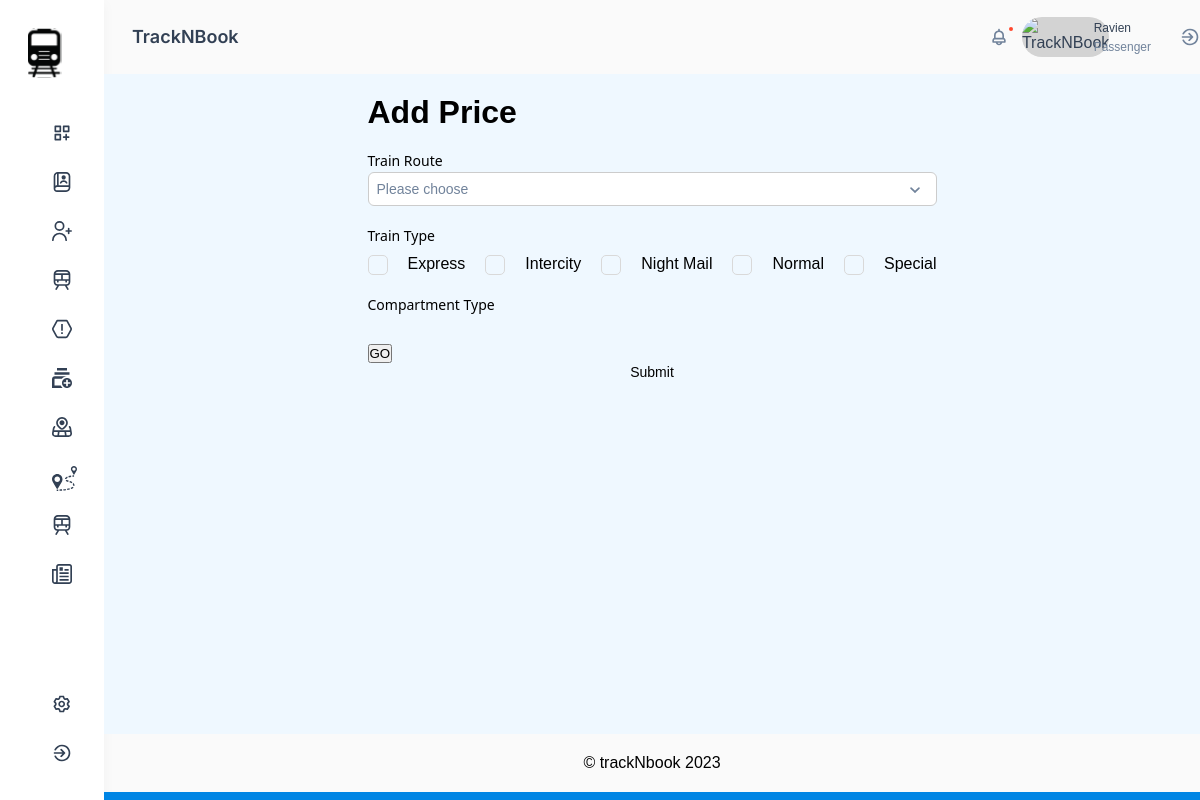
The page /public/fare/add (signed in) on the database its author committed.
### tables this page shows
CREATE TABLE `tbl_train_type` (
  `train_type_id` int(11) NOT NULL,
  `train_type` varchar(20) NOT NULL
);

### private/controllers/Fare.php (called while the page is built, shortened)
<?php
class Fare extends Controller
{
    function index($id = '')
    {
        $route = new Routes();
        $data['routes'] = $route->getRoute();
        $train_type = new TrainTypes();
        $data['train_types'] = $train_type->findAll();
        $compartment_type = new CompartmentTypes();
        $data['compartment_types'] = $compartment_type->findAll();
        $this->view('add.fare', $data);
    }
}

### private/core/app.php (called while the page is built, shortened)
<?php
class App
{
    protected $method = 'index';
    public function __construct()
    {
        $URL = $this->getURL();
        if (file_exists("../private/controllers/" . $URL[0] . ".php" )) {
            unset( $URL[0]);
        }
        $this->controller = new $this->controller();
        $URL = array_values($URL);
        $this->params = $URL;
        call_user_func_array(array($this->controller,$this->method), $this->params);
    }
    private function getURL()
    {
        $url = isset($_GET['url']) ? $_GET['url'] : "home";
        return explode("/",  filter_var(trim($url, "/"), FILTER_SANITIZE_URL));
    }
}
?>

### public/index.php (called while the page is built, shortened)
<?php
$app = new App;
?>

### private/core/database.php (called while the page is built, shortened)
<?php
class Database
{
    protected function connect()
    {
        $string = DBDRIVER . ":host=" . DBHOST . ";dbname=" . DBNAME;
        if (!$con = new PDO($string, DBUSER, DBPASS)) {
            die("database connection faild");
        }
        return $con;
    }
    public function query($query, $data = array(), $data_type = "object")
    {
        try {
            $con = $this->connect();
            $stm = $con->prepare($query);
            if ($stm) {
                $check = $stm->execute($data);
                if ($check) {
                    if ($data_type == "object") {
                        $data = $stm->fetchAll(PDO::FETCH_OBJ);
                    } elseif ($data_type == "array") {
                        $data = $stm->fetchAll(PDO::FETCH_ASSOC);
                    }
                    if (is_array($data) && count($data) > 0) {
                        return $data;
                    }
                }
            }
        } catch (PDOException $e) {
            die($e);
        }
        return false;
    }
}

### private/core/model.php (called while the page is built, shortened)
<?php
class Model extends Database
{
    public function findAll()
    {
        $query = "select * from $this->table ";
        $data = $this->query($query);
        return $data;
    }
}

### private/views/add.fare.view.php (the view, shortened to what this page needs)
<body>
    <div class="column-left">
        <main style="background-color:#EFF8FF;">
            <div class="container">
                <div class="row">
                    <div class="col-8 center-col table profile">
                        <h1>Add Price</h1>
                        <div class="text-inputs">
                            <div class="input-text-label mt-20">Train Route</div>
                            <div class="width-fill" id="">
                            </div>
                        </div>
                        <div class="">
                            <div class="input-text-label mt-20">Train Type</div>
                            <div class="d-flex .flex-row g-20 mt-10" id="trainType">
                                <?php foreach ($data['train_types'] as $key => $value) : ?>
                                    <input type="checkbox" class="checkbox" name="train_type[]" value="<?= $value->train_type_id ?>" id="">
                                    <label for=""><?= $value->train_type ?></label>
                                <?php endforeach; ?>
                            </div>
                        </div>
                        <div class="">
                            <div class="input-text-label mt-20">Compartment Type</div>
                        </div>
                        <div class="mt-20">
                            <button class="btn btn-primary" id="getData">GO</button>
                        </div>
                        <form action="" method="post">
                            <input type="submit" value="Submit" class="btn btn-primary">
                        </form>
                    </div>
                </div>
            </div>
        </main>
    </div>
</body>
</html>

### public/assets/css/styles.css (style rules this page uses)
* { margin: 0; padding: 0; font-family: Helvetica; }
:root { --Primary-Blue: #2d68fe; --Primary-Gray: #324054; --Secondary-Gray: #71839b; --Selected-Blue: #cae1ff; --Banner-red: #f00; --Selected-red: #ffd1cf; --White: #fff; --Lightgray: #d3d3d3; --Border-blue: #0085e4; --Background-colour-nav: #fafafae6; --green: #12b76a; --light-green: #bffad7; --dark-green: #027a48; --blue: #0f8eea; --lightgray-font: #646464; --light-red: #ff9f9f; --Background-lightGray : #F3F9FB; --Sidebar-Blue: #91C8E4; }
body { display: flex; min-height: 100vh; }
div.container { padding: 20px; }
.row { display: grid; grid-column: span 12; grid-template-columns: repeat(12, 1fr); }
.col-8 { grid-column: span 8; }
.center-col { justify-self: center; grid-column: 1 / -1; }
div.column-left { display: flex; width: -webkit-fill-available; min-height: 100vh; flex-direction: column; justify-content: space-between; }
.table { margin-left: auto; margin-right: auto; }
.text-inputs, .text-inputs * { box-sizing: border-box; }
input { border: none; font-size: 14px; width: -webkit-fill-available; }
.text-inputs { display: flex; flex-direction: column; gap: 2px; align-items: flex-start; width: -webkit-fill-available; position: relative; }
.input-text-label { color: #000000; text-align: left; font: 300 14px "Noto Sans", sans-serif; position: relative; align-self: stretch; }
.checkbox { --primary-color: #1677ff; --secondary-color: #fff; --primary-hover-color: #4096ff; --checkbox-border-color: #d9d9d9; }
.checkbox, .checkbox *, .checkbox *::before, .checkbox *::after { -webkit-box-sizing: border-box; box-sizing: border-box; }
.checkbox { -webkit-appearance: none; -moz-appearance: none; appearance: none; width: 20px; height: 20px; border-radius: 5px; background: var(--white); border: 1px solid var(--checkbox-border-color); -webkit-transition: all 0.3s; -o-transition: all 0.3s; transition: all 0.3s; cursor: pointer; position: relative; }
.checkbox::after { content: ""; position: absolute; top: 0; left: 0; right: 0; bottom: 0; -webkit-box-shadow: 0 0 0 calc(20px / 2.5) var(--Primary-Blue); box-shadow: 0 0 0 calc(20px / 2.5) var(--Primary-Blue); border-radius: inherit; opacity: 0; -webkit-transition: all 0.5s cubic-bezier(0.12, 0.4, 0.29, 1.46); -o-transition: all 0.5s cubic-bezier(0.12, 0.4, 0.29, 1.46); transition: all 0.5s cubic-bezier(0.12, 0.4, 0.29, 1.46); }
.checkbox::before { top: 40%; left: 50%; content: ""; position: absolute; width: 4px; height: 7px; border-right: 2px solid var(--White); border-bottom: 2px solid var(--White); -webkit-transform: translate(-50%, -50%) rotate(45deg) scale(0); -ms-transform: translate(-50%, -50%) rotate(45deg) scale(0); transform: translate(-50%, -50%) rotate(45deg) scale(0); opacity: 0; -webkit-transition: all 0.1s cubic-bezier(0.71, -0.46, 0.88, 0.6), opacity 0.1s; -o-transition: all 0.1s cubic-bezier(0.71, -0.46, 0.88, 0.6), opacity 0.1s; transition: all 0.1s cubic-bezier(0.71, -0.46, 0.88, 0.6), opacity 0.1s; }
.d-flex { display: flex; }
main { flex-grow: 1; }

### public/assets/css/ravien.css (style rules this page uses)
.mt-10 { margin-top: 10px; }
.mt-20 { margin-top: 20px; }
.g-20 { gap: 20px; }
.width-fill { width: 100%; }
input[type=submit] { background: transparent; }

### public/assets/css/iflal.css (style rules this page uses)
*, *:before, *:after { box-sizing: border-box; }
:root { --textgray: rgba(128, 129, 145, 1); --textdark: rgba(27, 29, 33, 1); --bgwhite-100: rgba(255, 255, 255, 1); --secondary-medium-font-family: "Inter-Medium", Helvetica; --secondary-medium-font-weight: 500; --secondary-medium-font-size: 12px; --secondary-medium-letter-spacing: 0px; --secondary-medium-line-height: 20px; --secondary-medium-font-style: normal; --headline-h4-font-family: "Poppins-Medium", Helvetica; --headline-h4-font-weight: 500; --headline-h4-font-size: 32px; --headline-h4-letter-spacing: -0.5px; --headline-h4-line-height: normal; --headline-h4-font-style: normal; --collection-1-primary-blue: rgba(33, 133, 213, 1); --collection-1-background-fade: rgba(71, 178, 255, 0.15); --collection-1-seat: rgba(33, 133, 213, 0); --w-background: rgba(255, 255, 255, 1); }

### public/assets/css/achchu.css (style rules this page uses)
:root { --collection-1-primary-blue: rgba(33, 133, 213, 1); --collection-1-background-fade: rgba(71, 178, 255, 0.15); --collection-1-seat: rgba(33, 133, 213, 0); }
body { font-family: Arial, sans-serif; }

### rows shown on the page
tbl_train_type: train_type "Express"
tbl_train_type: train_type "Intercity"
tbl_train_type: train_type "Night Mail"
tbl_train_type: train_type "Normal"
tbl_train_type: train_type "Special"

### other values the page prints
Auth::user() "Ravien"
Auth::getUser_type() "Passenger"
